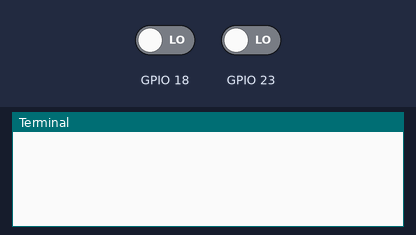
A program run on a simulated Raspberry Pi (BCM pin numbers). Shown: the last lines printed to the terminal. The inputs (shaded band) are chosen by the test bench; at power-on: GPIO 18 LOW, GPIO 23 LOW. Sound played through the audio output is not drawn and takes no time.

Above: at 1.2 s.
1.3 s: GPIO 18 driven HIGH
At 2.5 s:
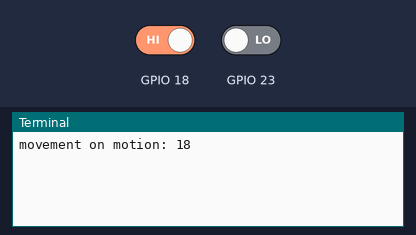
2.8 s: GPIO 18 driven LOW
At 4.0 s:
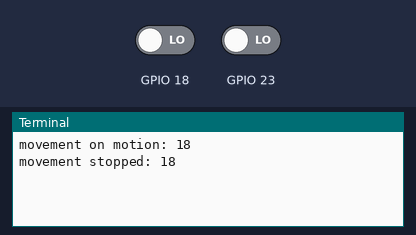
4.3 s: GPIO 23 driven HIGH
At 5.5 s:
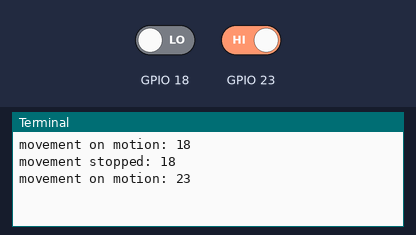
5.8 s: GPIO 23 driven LOW
At 7.2 s:
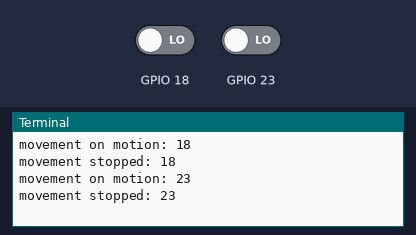

Measured:
- after the input at 1.3 s, the terminal: prints a new line at once (image 1)
- after the input at 2.8 s, the terminal: prints a new line at once (image 2)
- after the input at 4.3 s, the terminal: prints a new line at once (image 3)
- after the input at 5.8 s, the terminal: prints a new line at once (image 4)

The program:

motion.py
```python
#!/usr/bin/env python

from time import sleep
import RPi.GPIO as GPIO
import subprocess

GPIO.setmode(GPIO.BCM)

# setup the motion sensor dictionary
# the pin as the key and (Bool, mp3 to play)
sensors = dict([(18, (False,"1.mp3")),
                (23, (False, "2.mp3"))])

for pin, _ in sensors.items():
    GPIO.setup(pin, GPIO.IN)

def check_sensor(pin, (old_state, music)):
    motion = GPIO.input(pin)
    if motion and not old_state:
        print "movement on motion: " + str(pin)
        subprocess.Popen(["mpg123",music])
    elif not motion and old_state:
        print "movement stopped: " + str(pin)

    return (motion, music)

while True:
    for pin, state in sensors.items():
        sensors[pin] = check_sensor(pin, state)

    sleep(0.1)
```
